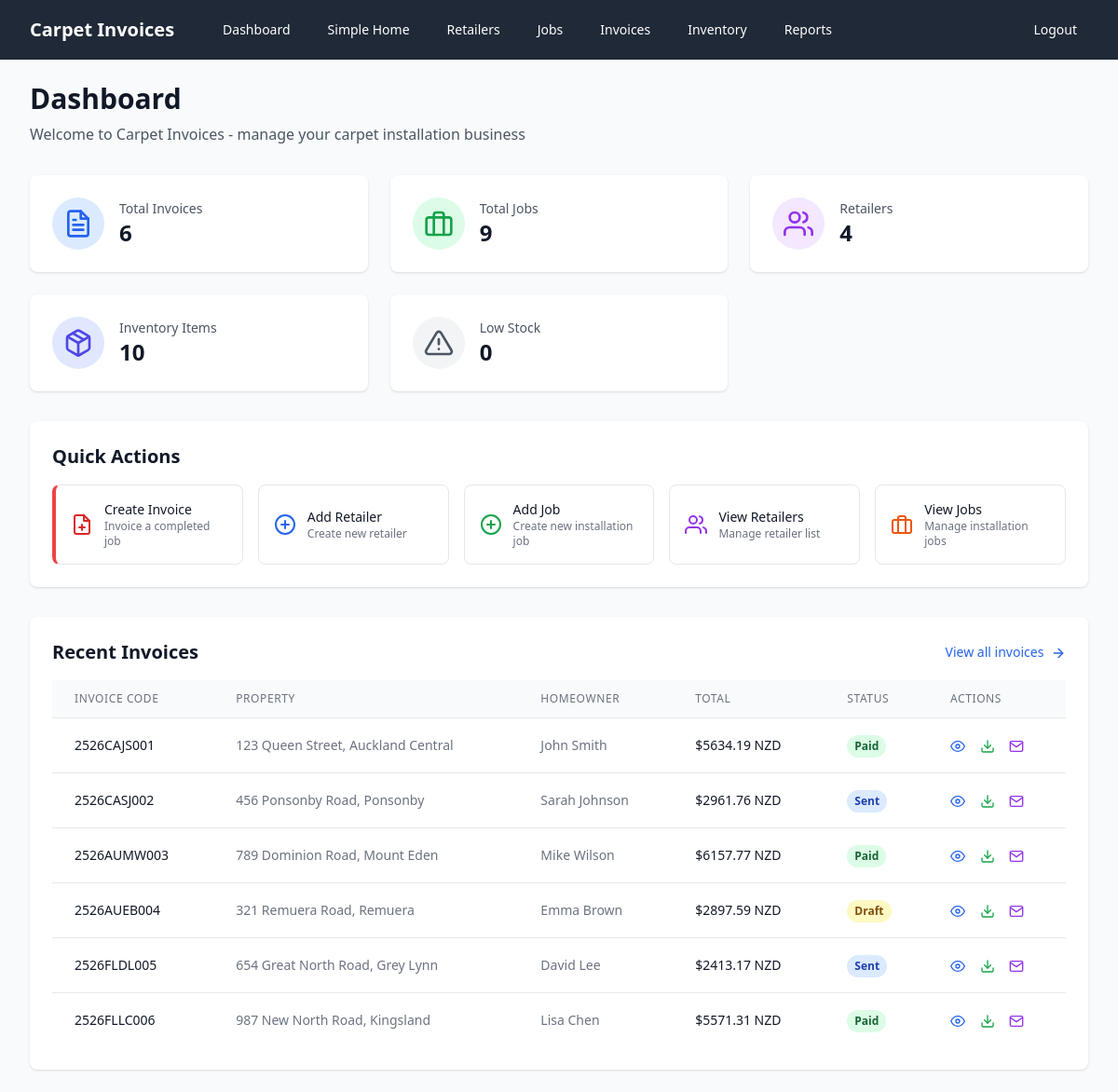
The page / (signed in) on the database as committed earlier.
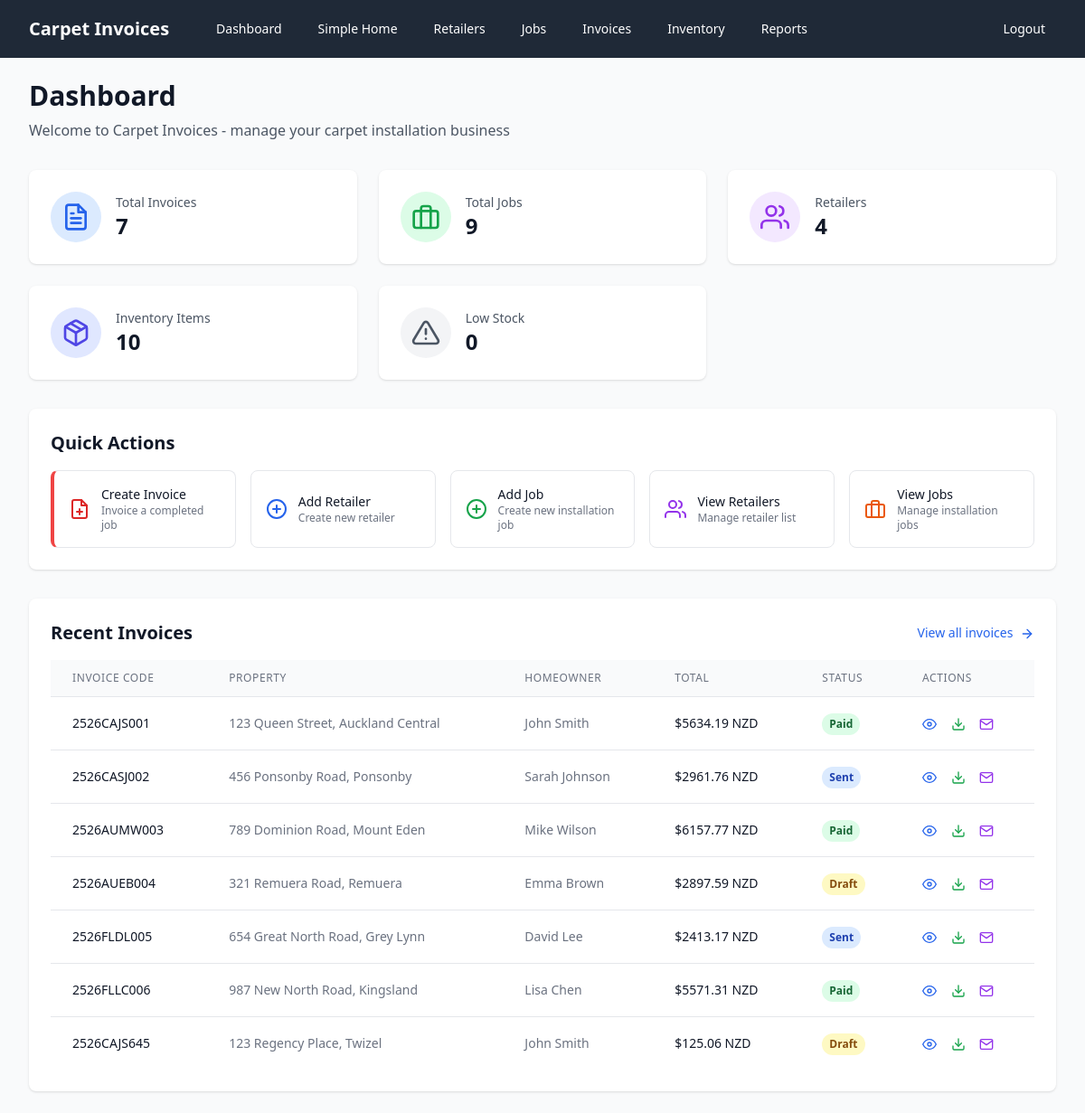
The same page on the database as committed later.
### models.py (models this page shows, shortened)
class Invoice(db.Model):
    id = db.Column(db.Integer, primary_key=True)
    invoice_code = db.Column(db.String(100), unique=True, nullable=False, index=True)
    job_id = db.Column(db.Integer, ForeignKey('job.id'), nullable=False, index=True)
    date_created = db.Column(db.Date, nullable=False, default=datetime.now().date, index=True)
    status = db.Column(db.String(20), nullable=False, default='draft', index=True)  # draft, sent, paid
    gst_percentage = db.Column(db.Float, nullable=False, default=15.0)
    subtotal = db.Column(db.Float, nullable=False, default=0.0)
    gst_amount = db.Column(db.Float, nullable=False, default=0.0)
    total = db.Column(db.Float, nullable=False, default=0.0, index=True)
    job = relationship("Job", back_populates="invoices")
    lines = relationship("InvoiceLine", back_populates="invoice", cascade="all, delete-orphan")
    files = relationship("FileStore", back_populates="invoice", cascade="all, delete-orphan")

class Job(db.Model):
    id = db.Column(db.Integer, primary_key=True)
    street_address = db.Column(db.String(200), nullable=False)
    suburb = db.Column(db.String(100), nullable=False)
    town_city = db.Column(db.String(100), nullable=False)
    retailer_id = db.Column(db.Integer, ForeignKey('retailer.id'), nullable=False)
    homeowner_name = db.Column(db.String(100), nullable=False)
    homeowner_phone = db.Column(db.String(20), nullable=False)
    date_completed = db.Column(db.Date, nullable=False)
    retailer = relationship("Retailer", back_populates="jobs")
    invoices = relationship("Invoice", back_populates="job")

### app.py (the view)
@app.route('/')
def index():
    if not session.get('logged_in'):
        return redirect(url_for('login'))
    recent_invoices = db.session.query(Invoice).join(Job).join(Retailer).limit(10).all()
    total_invoices = db.session.query(Invoice).count()
    total_jobs = db.session.query(Job).count()
    total_retailers = db.session.query(Retailer).count()
    total_inventory_items = db.session.query(InventoryItem).filter_by(is_active=True).count()
    low_stock_items = db.session.query(InventoryItem).filter_by(is_active=True).filter(
        InventoryItem.current_stock <= InventoryItem.minimum_stock
    ).count()
    total_inventory_value = db.session.query(
        db.func.sum(InventoryItem.current_stock * InventoryItem.unit_cost)
    ).filter_by(is_active=True).scalar() or 0
    return render_template('index.html',
                         recent_invoices=recent_invoices,
                         total_invoices=total_invoices,
                         total_jobs=total_jobs,
                         total_retailers=total_retailers,
                         total_inventory_items=total_inventory_items,
                         low_stock_items=low_stock_items,
                         total_inventory_value=total_inventory_value)

### app.py (called while the page is built)
def format_nz_currency(amount):
    return f"${amount:.2f} NZD"

@app.template_filter('nz_currency')
def nz_currency_filter(amount):
    return format_nz_currency(amount)

### templates/index.html (shortened to what the changed rows need)
{% extends "base.html" %}
{% block content %}
<div class="mb-8">
    <h1 class="text-3xl font-bold text-gray-900">Dashboard</h1>
</div>
<div class="grid grid-cols-1 md:grid-cols-2 lg:grid-cols-3 xl:grid-cols-6 gap-6 mb-8">
    <div class="bg-white rounded-lg shadow p-6">
        <div class="flex items-center">
            <div class="ml-4">
                <p class="text-sm font-medium text-gray-600">Total Invoices</p>
                <p class="text-2xl font-bold text-gray-900">{{ total_invoices }}</p>
            </div>
        </div>
    </div>
</div>
<div class="bg-white rounded-lg shadow mb-8">
    <div class="p-6">
        <h2 class="text-xl font-semibold text-gray-900 mb-4">Quick Actions</h2>
    </div>
</div>
<div class="bg-white rounded-lg shadow">
    <div class="p-6">
        <div class="flex items-center justify-between mb-4">
            <h2 class="text-xl font-semibold text-gray-900">Recent Invoices</h2>
        </div>
        {% if recent_invoices %}
        <div class="overflow-x-auto">
            <table class="min-w-full divide-y divide-gray-200">
                <thead class="bg-gray-50">
                    <tr>
                        <th class="px-6 py-3 text-left text-xs font-medium text-gray-500 uppercase tracking-wider">Invoice Code</th>
                        <th class="px-6 py-3 text-left text-xs font-medium text-gray-500 uppercase tracking-wider">Property</th>
                        <th class="px-6 py-3 text-left text-xs font-medium text-gray-500 uppercase tracking-wider">Homeowner</th>
                        <th class="px-6 py-3 text-left text-xs font-medium text-gray-500 uppercase tracking-wider">Total</th>
                        <th class="px-6 py-3 text-left text-xs font-medium text-gray-500 uppercase tracking-wider">Status</th>
                        <th class="px-6 py-3 text-left text-xs font-medium text-gray-500 uppercase tracking-wider">Actions</th>
                    </tr>
                </thead>
                <tbody class="bg-white divide-y divide-gray-200">
                    {% for invoice in recent_invoices %}
                    <tr class="hover:bg-gray-50">
                        <td class="px-6 py-4 whitespace-nowrap text-sm font-medium text-gray-900">
                            {{ invoice.invoice_code }}
                        </td>
                        <td class="px-6 py-4 whitespace-nowrap text-sm text-gray-500">
                            {{ invoice.job.street_address }}, {{ invoice.job.suburb }}
                        </td>
                        <td class="px-6 py-4 whitespace-nowrap text-sm text-gray-500">
                            {{ invoice.job.homeowner_name }}
                        </td>
                        <td class="px-6 py-4 whitespace-nowrap text-sm text-gray-900 font-medium">
                            {{ invoice.total | nz_currency }}
                        </td>
                        <td class="px-6 py-4 whitespace-nowrap">
                            <span class="inline-flex px-2 py-1 text-xs font-semibold rounded-full
                                {% if invoice.status == 'paid' %}bg-green-100 text-green-800
                                {% elif invoice.status == 'sent' %}bg-blue-100 text-blue-800
                                {% else %}bg-yellow-100 text-yellow-800{% endif %}">
                                {{ invoice.status.title() }}
                            </span>
                        </td>
                        <td class="px-6 py-4 whitespace-nowrap text-sm font-medium">
                            <a href="{{ url_for('invoice_preview', invoice_id=invoice.id) }}" class="text-blue-600 hover:text-blue-800 mr-3">
                                <i data-feather="eye" class="inline h-4 w-4"></i>
                            </a>
                            <a href="{{ url_for('invoice_pdf', invoice_id=invoice.id) }}" class="text-green-600 hover:text-green-800 mr-3">
                                <i data-feather="download" class="inline h-4 w-4"></i>
                            </a>
                            <a href="{{ url_for('invoice_email', invoice_id=invoice.id) }}" class="text-purple-600 hover:text-purple-800">
                                <i data-feather="mail" class="inline h-4 w-4"></i>
                            </a>
                        </td>
                    </tr>
                    {% endfor %}
                </tbody>
            </table>
        </div>
        {% endif %}
    </div>
</div>
{% endblock %}

Rows that differ between the two databases and show on the page:
added Invoice: invoice_code "2526CAJS645", job.street_address "123 Regency Place", job.suburb "Twizel", job.homeowner_name "John Smith", total|nz_currency "$125.06 NZD", status "Draft"
Other text that changed with them:
{{ total_invoices }}: "6" → "7"
